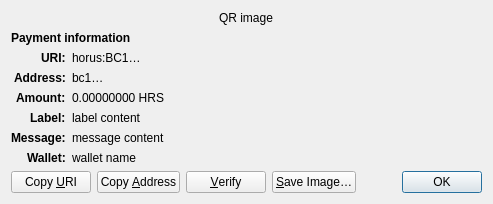
<?xml version="1.0" encoding="UTF-8"?>
<ui version="4.0">
 <class>ReceiveRequestDialog</class>
 <widget class="QDialog" name="ReceiveRequestDialog">
  <property name="geometry">
   <rect>
    <x>0</x>
    <y>0</y>
    <width>413</width>
    <height>229</height>
   </rect>
  </property>
  <property name="windowTitle">
   <string>Request payment to …</string>
  </property>
  <layout class="QGridLayout" name="gridLayout" columnstretch="0,1">
   <property name="sizeConstraint">
    <enum>QLayout::SetFixedSize</enum>
   </property>
   <item row="0" column="0" colspan="2" alignment="Qt::AlignHCenter">
    <widget class="QRImageWidget" name="qr_code">
     <property name="text">
      <string notr="true">QR image</string>
     </property>
     <property name="textInteractionFlags">
      <set>Qt::NoTextInteraction</set>
     </property>
    </widget>
   </item>
   <item row="1" column="0" colspan="2">
    <widget class="QLabel" name="payment_header">
     <property name="font">
      <font>
       <weight>75</weight>
       <bold>true</bold>
      </font>
     </property>
     <property name="text">
      <string>Payment information</string>
     </property>
     <property name="textInteractionFlags">
      <set>Qt::NoTextInteraction</set>
     </property>
    </widget>
   </item>
   <item row="2" column="0" alignment="Qt::AlignRight|Qt::AlignTop">
    <widget class="QLabel" name="uri_tag">
     <property name="font">
      <font>
       <weight>75</weight>
       <bold>true</bold>
      </font>
     </property>
     <property name="text">
      <string notr="true">URI:</string>
     </property>
     <property name="textFormat">
      <enum>Qt::PlainText</enum>
     </property>
     <property name="textInteractionFlags">
      <set>Qt::NoTextInteraction</set>
     </property>
    </widget>
   </item>
   <item row="2" column="1" alignment="Qt::AlignTop">
    <widget class="QLabel" name="uri_content">
     <property name="text">
      <string notr="true">horus:BC1…</string>
     </property>
     <property name="textFormat">
      <enum>Qt::RichText</enum>
     </property>
     <property name="wordWrap">
      <bool>true</bool>
     </property>
     <property name="textInteractionFlags">
      <set>Qt::TextSelectableByMouse</set>
     </property>
    </widget>
   </item>
   <item row="3" column="0" alignment="Qt::AlignRight|Qt::AlignTop">
    <widget class="QLabel" name="address_tag">
     <property name="font">
      <font>
       <weight>75</weight>
       <bold>true</bold>
      </font>
     </property>
     <property name="text">
      <string>Address:</string>
     </property>
     <property name="textInteractionFlags">
      <set>Qt::NoTextInteraction</set>
     </property>
    </widget>
   </item>
   <item row="3" column="1" alignment="Qt::AlignTop">
    <widget class="QLabel" name="address_content">
     <property name="text">
      <string notr="true">bc1…</string>
     </property>
     <property name="textFormat">
      <enum>Qt::PlainText</enum>
     </property>
     <property name="textInteractionFlags">
      <set>Qt::TextSelectableByMouse</set>
     </property>
    </widget>
   </item>
   <item row="4" column="0" alignment="Qt::AlignRight|Qt::AlignTop">
    <widget class="QLabel" name="amount_tag">
     <property name="font">
      <font>
       <weight>75</weight>
       <bold>true</bold>
      </font>
     </property>
     <property name="text">
      <string>Amount:</string>
     </property>
     <property name="textInteractionFlags">
      <set>Qt::NoTextInteraction</set>
     </property>
    </widget>
   </item>
   <item row="4" column="1" alignment="Qt::AlignTop">
    <widget class="QLabel" name="amount_content">
     <property name="text">
      <string notr="true">0.00000000 HRS</string>
     </property>
     <property name="textFormat">
      <enum>Qt::PlainText</enum>
     </property>
     <property name="textInteractionFlags">
      <set>Qt::TextSelectableByMouse</set>
     </property>
    </widget>
   </item>
   <item row="5" column="0" alignment="Qt::AlignRight|Qt::AlignTop">
    <widget class="QLabel" name="label_tag">
     <property name="font">
      <font>
       <weight>75</weight>
       <bold>true</bold>
      </font>
     </property>
     <property name="text">
      <string>Label:</string>
     </property>
     <property name="textInteractionFlags">
      <set>Qt::NoTextInteraction</set>
     </property>
    </widget>
   </item>
   <item row="5" column="1" alignment="Qt::AlignTop">
    <widget class="QLabel" name="label_content">
     <property name="text">
      <string notr="true">label content</string>
     </property>
     <property name="textFormat">
      <enum>Qt::PlainText</enum>
     </property>
     <property name="wordWrap">
      <bool>true</bool>
     </property>
     <property name="textInteractionFlags">
      <set>Qt::TextSelectableByMouse</set>
     </property>
    </widget>
   </item>
   <item row="6" column="0" alignment="Qt::AlignRight|Qt::AlignTop">
    <widget class="QLabel" name="message_tag">
     <property name="font">
      <font>
       <weight>75</weight>
       <bold>true</bold>
      </font>
     </property>
     <property name="text">
      <string>Message:</string>
     </property>
     <property name="textInteractionFlags">
      <set>Qt::NoTextInteraction</set>
     </property>
    </widget>
   </item>
   <item row="6" column="1" alignment="Qt::AlignTop">
    <widget class="QLabel" name="message_content">
     <property name="text">
      <string notr="true">message content</string>
     </property>
     <property name="textFormat">
      <enum>Qt::PlainText</enum>
     </property>
     <property name="wordWrap">
      <bool>true</bool>
     </property>
     <property name="textInteractionFlags">
      <set>Qt::TextSelectableByMouse</set>
     </property>
    </widget>
   </item>
   <item row="7" column="0" alignment="Qt::AlignRight|Qt::AlignTop">
    <widget class="QLabel" name="wallet_tag">
     <property name="font">
      <font>
       <weight>75</weight>
       <bold>true</bold>
      </font>
     </property>
     <property name="text">
      <string>Wallet:</string>
     </property>
     <property name="textInteractionFlags">
      <set>Qt::NoTextInteraction</set>
     </property>
    </widget>
   </item>
   <item row="7" column="1" alignment="Qt::AlignTop">
    <widget class="QLabel" name="wallet_content">
     <property name="text">
      <string notr="true">wallet name</string>
     </property>
     <property name="textFormat">
      <enum>Qt::PlainText</enum>
     </property>
     <property name="wordWrap">
      <bool>true</bool>
     </property>
     <property name="textInteractionFlags">
      <set>Qt::TextSelectableByMouse</set>
     </property>
    </widget>
   </item>
   <item row="8" column="0" colspan="2">
    <layout class="QHBoxLayout" name="horizontalLayout">
     <item>
      <widget class="QPushButton" name="btnCopyURI">
       <property name="text">
        <string>Copy &amp;URI</string>
       </property>
       <property name="autoDefault">
        <bool>false</bool>
       </property>
      </widget>
     </item>
     <item>
      <widget class="QPushButton" name="btnCopyAddress">
       <property name="text">
        <string>Copy &amp;Address</string>
       </property>
       <property name="autoDefault">
        <bool>false</bool>
       </property>
      </widget>
     </item>
     <item>
      <widget class="QPushButton" name="btnVerify">
       <property name="text">
        <string>&amp;Verify</string>
       </property>
       <property name="toolTip">
        <string>Verify this address on e.g. a hardware wallet screen</string>
       </property>
       <property name="autoDefault">
        <bool>false</bool>
       </property>
      </widget>
     </item>
     <item>
      <widget class="QPushButton" name="btnSaveAs">
       <property name="text">
        <string>&amp;Save Image…</string>
       </property>
       <property name="autoDefault">
        <bool>false</bool>
       </property>
      </widget>
     </item>
     <item>
      <spacer name="horizontalSpacer_2">
       <property name="orientation">
        <enum>Qt::Horizontal</enum>
       </property>
       <property name="sizeHint" stdset="0">
        <size>
         <width>40</width>
         <height>20</height>
        </size>
       </property>
      </spacer>
     </item>
     <item>
      <widget class="QDialogButtonBox" name="buttonBox">
       <property name="focusPolicy">
        <enum>Qt::StrongFocus</enum>
       </property>
       <property name="standardButtons">
        <set>QDialogButtonBox::Ok</set>
       </property>
      </widget>
     </item>
    </layout>
   </item>
  </layout>
 </widget>
 <customwidgets>
  <customwidget>
   <class>QRImageWidget</class>
   <extends>QLabel</extends>
   <header>qt/qrimagewidget.h</header>
  </customwidget>
 </customwidgets>
 <tabstops>
  <tabstop>buttonBox</tabstop>
  <tabstop>btnCopyURI</tabstop>
  <tabstop>btnCopyAddress</tabstop>
  <tabstop>btnSaveAs</tabstop>
 </tabstops>
 <resources/>
 <connections>
  <connection>
   <sender>buttonBox</sender>
   <signal>accepted()</signal>
   <receiver>ReceiveRequestDialog</receiver>
   <slot>accept()</slot>
   <hints>
    <hint type="sourcelabel">
     <x>135</x>
     <y>230</y>
    </hint>
    <hint type="destinationlabel">
     <x>135</x>
     <y>126</y>
    </hint>
   </hints>
  </connection>
 </connections>
</ui>
